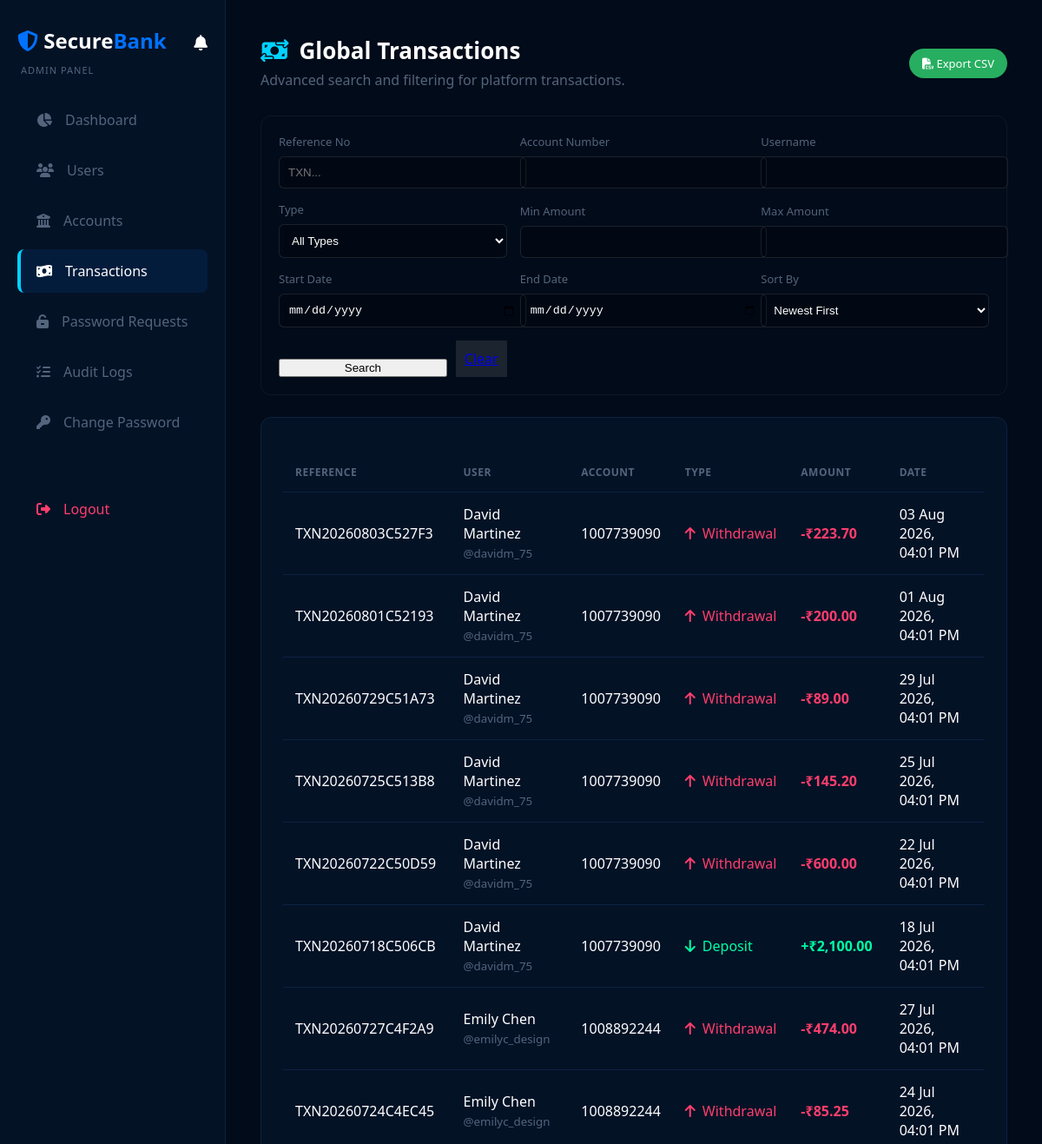
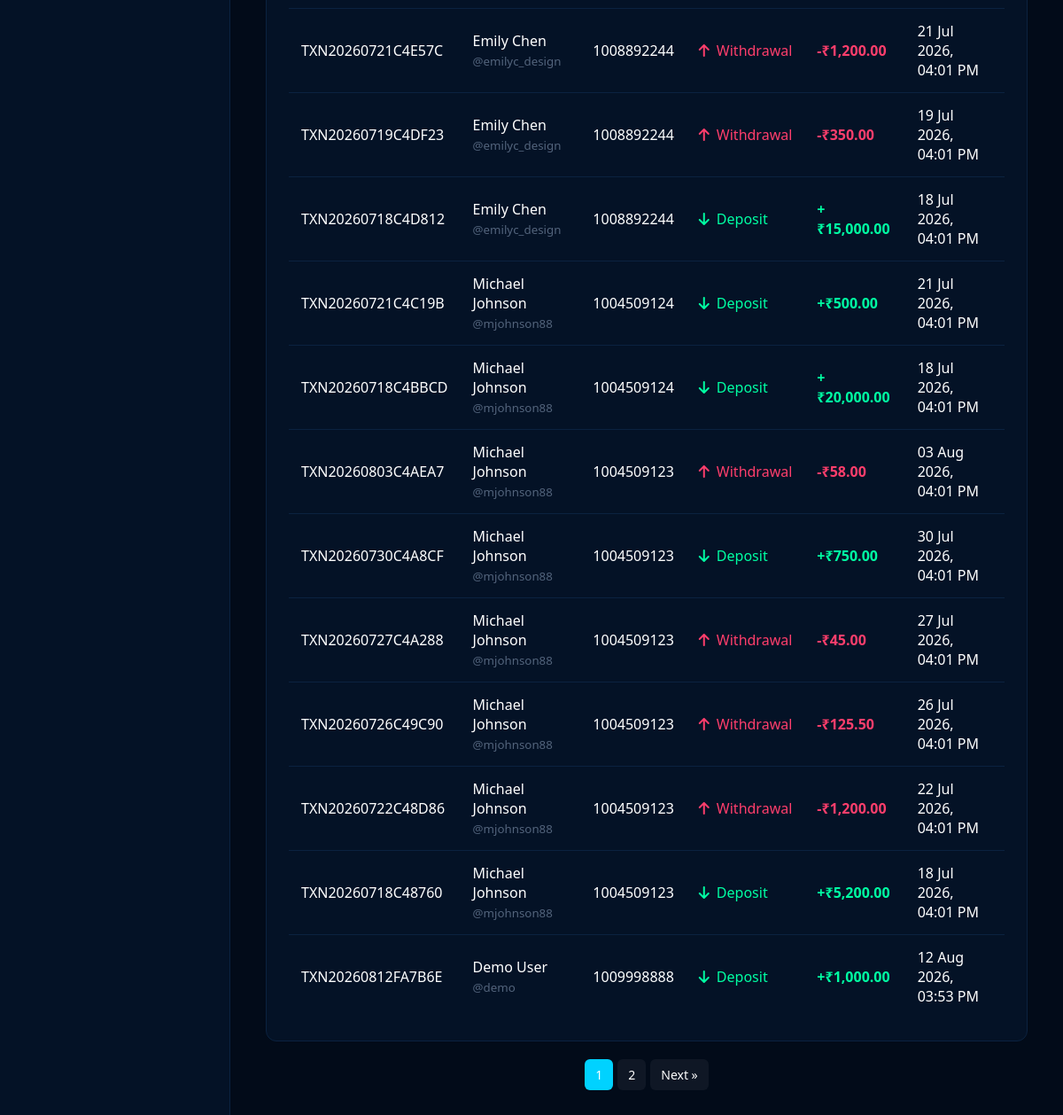
The app's page /admin/transactions.php (signed in) with its own data (2 pictures, top to bottom).
### tables this page shows
CREATE TABLE `transactions` (
  `transaction_id` int(11) NOT NULL,
  `account_id` int(11) NOT NULL,
  `type` enum('deposit','withdraw','transfer_in','transfer_out') NOT NULL,
  `amount` decimal(15,2) NOT NULL,
  `balance_after` decimal(15,2) NOT NULL,
  `reference_no` varchar(30) NOT NULL,
  `note` varchar(255) DEFAULT NULL,
  `related_account_id` int(11) DEFAULT NULL,
  `created_at` timestamp NOT NULL DEFAULT current_timestamp()
);

CREATE TABLE `users` (
  `user_id` int(11) NOT NULL,
  `full_name` varchar(100) NOT NULL,
  `email` varchar(150) NOT NULL,
  `phone` varchar(15) NOT NULL,
  `address` text DEFAULT NULL,
  `dob` date DEFAULT NULL,
  `profile_photo` varchar(255) DEFAULT 'default.png',
  `username` varchar(50) NOT NULL,
  `password` varchar(255) NOT NULL,
  `status` enum('active','blocked') DEFAULT 'active',
  `last_login` timestamp NULL DEFAULT NULL,
  `created_at` timestamp NOT NULL DEFAULT current_timestamp(),
  `updated_at` timestamp NOT NULL DEFAULT current_timestamp() ON UPDATE current_timestamp()
);

CREATE TABLE `accounts` (
  `account_id` int(11) NOT NULL,
  `user_id` int(11) NOT NULL,
  `account_number` varchar(20) NOT NULL,
  `balance` decimal(15,2) NOT NULL DEFAULT 0.00,
  `pin` varchar(255) NOT NULL,
  `status` enum('active','frozen','closed') DEFAULT 'active',
  `account_type` enum('savings','checking','current') DEFAULT 'savings',
  `created_at` timestamp NOT NULL DEFAULT current_timestamp(),
  `updated_at` timestamp NOT NULL DEFAULT current_timestamp() ON UPDATE current_timestamp()
);

### includes/functions.php (called while the page is built, shortened)
<?php
function formatCurrency($amount) { return '₹' . number_format($amount, 2); }

### admin/transactions.php (the view, shortened to what this page needs)
<?php
require 'auth.php';
$limit = 20;
$page = isset($_GET['page']) && is_numeric($_GET['page']) ? (int)$_GET['page'] : 1;
$offset = ($page - 1) * $limit;
$f_txn_id = trim($_GET['txn_id'] ?? '');
$f_acc_no = trim($_GET['account_number'] ?? '');
$f_username = trim($_GET['username'] ?? '');
$f_min = trim($_GET['min_amount'] ?? '');
$f_max = trim($_GET['max_amount'] ?? '');
$f_start = trim($_GET['start_date'] ?? '');
$f_end = trim($_GET['end_date'] ?? '');
$f_sort = trim($_GET['sort'] ?? 'newest');
$where = ["1=1"];
$params = [];
$types = "";
$order_by = "t.transaction_id DESC";
$where_clause = implode(" AND ", $where);
$base_sql = "
    FROM transactions t
    JOIN accounts a ON t.account_id = a.account_id
    JOIN users u ON a.user_id = u.user_id
    WHERE $where_clause
";
$count_sql = "SELECT COUNT(*) as c " . $base_sql;
$stmt_c = mysqli_prepare($conn, $count_sql);
mysqli_stmt_execute($stmt_c);
$total_rows = mysqli_fetch_assoc(mysqli_stmt_get_result($stmt_c))['c'];
$total_pages = ceil($total_rows / $limit);
$sql = "SELECT t.*, u.full_name, u.username, a.account_number " . $base_sql . " ORDER BY " . $order_by . " LIMIT ? OFFSET ?";
$stmt = mysqli_prepare($conn, $sql);
$types_fetch = $types . "ii";
$params_fetch = $params;
$params_fetch[] = $limit;
$params_fetch[] = $offset;
if ($types_fetch) mysqli_stmt_bind_param($stmt, $types_fetch, ...$params_fetch);
mysqli_stmt_execute($stmt);
$r = mysqli_stmt_get_result($stmt);
$exportUrl = '?' . http_build_query(array_merge($_GET, ['export' => 'csv']));
function txnMeta($type) {
    switch ($type) {
        case 'deposit':      return ['label' => 'Deposit',      'sign' => '+', 'class' => 'status-deposit',  'icon' => 'fa-arrow-down'];
        case 'withdraw':     return ['label' => 'Withdrawal',   'sign' => '-', 'class' => 'status-withdraw', 'icon' => 'fa-arrow-up'];
    }
}
?>
<!DOCTYPE html>
<html lang="en">
<head>
    <link rel="stylesheet" href="../assets/css/premium-theme.css">
    <link rel="stylesheet" href="../assets/css/app-theme.css">
    <link rel="stylesheet" href="https://cdnjs.cloudflare.com/ajax/libs/font-awesome/6.4.0/css/all.min.css">
</head>
<body>
<div class="dashboard-container">
    <?php include __DIR__ . '/partials/sidebar.php'; ?>
    <main class="main-content">
        <header class="page-header" style="display: flex; justify-content: space-between; align-items: center;">
            <div>
                <h1><i class="fa-solid fa-money-bill-transfer" style="color: var(--accent-blue);"></i> Global Transactions</h1>
                <p>Advanced search and filtering for platform transactions.</p>
            </div>
            <div>
                <a href="<?= $exportUrl ?>" class="btn" style="background: #27ae60; color: white; padding: 8px 15px; text-decoration: none; border-radius: 20px; font-size: 13px;">
                    <i class="fa-solid fa-file-csv"></i> Export CSV
                </a>
            </div>
        </header>
        <div class="filter-card">
            <form method="GET" class="filter-form">
                <div>
                    <label>Reference No</label>
                    <input type="text" name="txn_id" value="<?= htmlspecialchars($f_txn_id) ?>" placeholder="TXN...">
                </div>
                <div>
                    <label>Account Number</label>
                    <input type="text" name="account_number" value="<?= htmlspecialchars($f_acc_no) ?>">
                </div>
                <div>
                    <label>Username</label>
                    <input type="text" name="username" value="<?= htmlspecialchars($f_username) ?>">
                </div>
                <div>
                    <label>Type</label>
                    <select name="type">
                        <option value="">All Types</option>
                    </select>
                </div>
                <div>
                    <label>Min Amount</label>
                    <input type="number" step="0.01" name="min_amount" value="<?= htmlspecialchars($f_min) ?>">
                </div>
                <div>
                    <label>Max Amount</label>
                    <input type="number" step="0.01" name="max_amount" value="<?= htmlspecialchars($f_max) ?>">
                </div>
                <div>
                    <label>Start Date</label>
                    <input type="date" name="start_date" value="<?= htmlspecialchars($f_start) ?>">
                </div>
                <div>
                    <label>End Date</label>
                    <input type="date" name="end_date" value="<?= htmlspecialchars($f_end) ?>">
                </div>
                <div>
                    <label>Sort By</label>
                    <select name="sort">
                        <option value="newest" <?= $f_sort==='newest'?'selected':'' ?>>Newest First</option>
                    </select>
                </div>
                <div style="display:flex; gap:10px; align-items:flex-end;">
                    <button type="submit" class="btn" style="flex:1;">Search</button>
                    <a href="transactions.php" class="btn" style="background: rgba(255,255,255,0.1); padding: 10px;">Clear</a>
                </div>
            </form>
        </div>
        <div class="table-container">
            <table>
                <thead>
                    <tr>
                        <th>Reference</th>
                        <th>User</th>
                        <th>Account</th>
                        <th>Type</th>
                        <th>Amount</th>
                        <th>Date</th>
                    </tr>
                </thead>
                <tbody>
                <?php $count = 0; while ($t = mysqli_fetch_assoc($r)): $count++; $meta = txnMeta($t['type']); ?>
                    <tr>
                        <td><?= htmlspecialchars($t['reference_no']) ?></td>
                        <td><?= htmlspecialchars($t['full_name']) ?><br><small style="color:var(--text-muted)">@<?= htmlspecialchars($t['username']) ?></small></td>
                        <td><?= htmlspecialchars($t['account_number']) ?></td>
                        <td>
                            <span class="txn-type <?= $meta['class'] ?>">
                                <i class="fa-solid <?= $meta['icon'] ?>"></i> <?= $meta['label'] ?>
                            </span>
                        </td>
                        <td class="<?= $meta['class'] ?>" style="font-weight:600;"><?= $meta['sign'] ?><?= formatCurrency($t['amount']) ?></td>
                        <td><?= date('d M Y, h:i A', strtotime($t['created_at'])) ?></td>
                    </tr>
                <?php endwhile; ?>
                </tbody>
            </table>
        </div>
        <?php if ($total_pages > 1): ?>
        <div class="pagination">
            <?php
                $qs = $_GET;
                unset($qs['page']);
                $base_qs = http_build_query($qs);
                $base_qs = $base_qs ? '&'.$base_qs : '';
                $start_page = max(1, $page - 2);
                $end_page = min($total_pages, $page + 2);
                for ($i = $start_page; $i <= $end_page; $i++) {
                    $active_class = $i === $page ? 'active' : '';
                    echo '<a href="?page='.$i.$base_qs.'" class="'.$active_class.'">'.$i.'</a>';
                }
                if ($page < $total_pages) echo '<a href="?page='.($page+1).$base_qs.'">Next &raquo;</a>';
            ?>
        </div>
        <?php endif; ?>
    </main>
</div>
</body>
</html>

### assets/css/premium-theme.css (style rules this page uses)
:root { --bg-dark: #020b19; --bg-card: #041226; --primary-glow: #0072ff; --accent-blue: #00d2ff; --text-main: #ffffff; --text-muted: #53647c; --border-color: #0b2240; }
body { background-color: var(--bg-dark); color: var(--text-main); font-family: 'Segoe UI', Roboto, sans-serif; margin: 0; padding: 0; }

### assets/css/app-theme.css (style rules this page uses)
.dashboard-container { display: grid; grid-template-columns: 260px 1fr; min-height: 100vh; }
.main-content { padding: 40px; overflow-y: auto; }
.page-header { display: flex; align-items: center; justify-content: space-between; flex-wrap: wrap; gap: 15px; margin-bottom: 30px; }
.page-header h1 { margin: 0; font-size: 26px; display: flex; align-items: center; gap: 12px; }
.page-header p { color: var(--text-muted); margin: 5px 0 0 0; }
.table-container { background: var(--bg-card); border: 1px solid var(--border-color); border-radius: 12px; padding: 25px; min-width: 0; overflow-x: auto; }
table { width: 100%; border-collapse: collapse; margin-top: 15px; min-width: 500px; }
th, td { text-align: left; padding: 14px; border-bottom: 1px solid var(--border-color); }
th { color: var(--text-muted); font-weight: 600; font-size: 12px; text-transform: uppercase; letter-spacing: .5px; }
tr:last-child td { border-bottom: none; }
.status-deposit { color: #00ffa3; }
.status-withdraw { color: #ff3e6c; }
.txn-type { display: flex; align-items: center; gap: 8px; }
.stat-card, .table-container, .profile-card, .flow-card, .form-card, .balance-pill, .alert-flash, .quick-action { transition: transform 0.8s cubic-bezier(0.34, 1.56, 0.64, 1), box-shadow 0.8s ease, border-color 0.8s ease !important; }
body { transition: background-color 1s ease; }

### admin/transactions.php (style rules this page uses)
.filter-card { background: var(--surface-light); padding: 20px; border-radius: 12px; margin-bottom: 25px; border: 1px solid rgba(255,255,255,0.05); }
.filter-form { display: grid; grid-template-columns: repeat(auto-fill, minmax(200px, 1fr)); gap: 15px; align-items: flex-end; }
.filter-form label { display: block; margin-bottom: 8px; color: var(--text-muted); font-size: 13px; }
.filter-form input, .filter-form select { width: 100%; padding: 10px; border-radius: 6px; border: 1px solid rgba(255,255,255,0.1); background: rgba(0,0,0,0.2); color: white; }
.pagination { display: flex; gap: 5px; justify-content: center; margin-top: 20px; }
.pagination a, .pagination span { padding: 8px 12px; background: rgba(255,255,255,0.05); color: white; text-decoration: none; border-radius: 6px; font-size: 14px; }
.pagination a.active { background: var(--accent-blue); }

### records on screen
transactions: reference_no "TXN20260803C527F3", users.full_name "David Martinez", users.username "davidm_75", account.account_number "1007739090", type "Withdrawal", type "-", amount "₹223.70", created_at "03 Aug 2026, 04:01 PM"
transactions: reference_no "TXN20260801C52193", users.full_name "David Martinez", users.username "davidm_75", account.account_number "1007739090", type "Withdrawal", type "-", amount "₹200.00", created_at "01 Aug 2026, 04:01 PM"
transactions: reference_no "TXN20260729C51A73", users.full_name "David Martinez", users.username "davidm_75", account.account_number "1007739090", type "Withdrawal", type "-", amount "₹89.00", created_at "29 Jul 2026, 04:01 PM"
transactions: reference_no "TXN20260725C513B8", users.full_name "David Martinez", users.username "davidm_75", account.account_number "1007739090", type "Withdrawal", type "-", amount "₹145.20", created_at "25 Jul 2026, 04:01 PM"
transactions: reference_no "TXN20260722C50D59", users.full_name "David Martinez", users.username "davidm_75", account.account_number "1007739090", type "Withdrawal", type "-", amount "₹600.00", created_at "22 Jul 2026, 04:01 PM"
transactions: reference_no "TXN20260718C506CB", users.full_name "David Martinez", users.username "davidm_75", account.account_number "1007739090", type "Deposit", type "+", amount "₹2,100.00", created_at "18 Jul 2026, 04:01 PM"
transactions: reference_no "TXN20260727C4F2A9", users.full_name "Emily Chen", users.username "emilyc_design", account.account_number "1008892244", type "Withdrawal", type "-", amount "₹474.00", created_at "27 Jul 2026, 04:01 PM"
transactions: reference_no "TXN20260724C4EC45", users.full_name "Emily Chen", users.username "emilyc_design", account.account_number "1008892244", type "Withdrawal", type "-", amount "₹85.25", created_at "24 Jul 2026, 04:01 PM"
transactions: reference_no "TXN20260721C4E57C", users.full_name "Emily Chen", users.username "emilyc_design", account.account_number "1008892244", type "Withdrawal", type "-", amount "₹1,200.00", created_at "21 Jul 2026, 04:01 PM"
transactions: reference_no "TXN20260719C4DF23", users.full_name "Emily Chen", users.username "emilyc_design", account.account_number "1008892244", type "Withdrawal", type "-", amount "₹350.00", created_at "19 Jul 2026, 04:01 PM"
transactions: reference_no "TXN20260718C4D812", users.full_name "Emily Chen", users.username "emilyc_design", account.account_number "1008892244", type "Deposit", type "+", amount "₹15,000.00", created_at "18 Jul 2026, 04:01 PM"
transactions: reference_no "TXN20260721C4C19B", users.full_name "Michael Johnson", users.username "mjohnson88", account.account_number "1004509124", type "Deposit", type "+", amount "₹500.00", created_at "21 Jul 2026, 04:01 PM"
transactions: reference_no "TXN20260718C4BBCD", users.full_name "Michael Johnson", users.username "mjohnson88", account.account_number "1004509124", type "Deposit", type "+", amount "₹20,000.00", created_at "18 Jul 2026, 04:01 PM"
transactions: reference_no "TXN20260803C4AEA7", users.full_name "Michael Johnson", users.username "mjohnson88", account.account_number "1004509123", type "Withdrawal", type "-", amount "₹58.00", created_at "03 Aug 2026, 04:01 PM"
transactions: reference_no "TXN20260730C4A8CF", users.full_name "Michael Johnson", users.username "mjohnson88", account.account_number "1004509123", type "Deposit", type "+", amount "₹750.00", created_at "30 Jul 2026, 04:01 PM"
transactions: reference_no "TXN20260727C4A288", users.full_name "Michael Johnson", users.username "mjohnson88", account.account_number "1004509123", type "Withdrawal", type "-", amount "₹45.00", created_at "27 Jul 2026, 04:01 PM"
transactions: reference_no "TXN20260726C49C90", users.full_name "Michael Johnson", users.username "mjohnson88", account.account_number "1004509123", type "Withdrawal", type "-", amount "₹125.50", created_at "26 Jul 2026, 04:01 PM"
transactions: reference_no "TXN20260722C48D86", users.full_name "Michael Johnson", users.username "mjohnson88", account.account_number "1004509123", type "Withdrawal", type "-", amount "₹1,200.00", created_at "22 Jul 2026, 04:01 PM"
transactions: reference_no "TXN20260718C48760", users.full_name "Michael Johnson", users.username "mjohnson88", account.account_number "1004509123", type "Deposit", type "+", amount "₹5,200.00", created_at "18 Jul 2026, 04:01 PM"
transactions: reference_no "TXN20260812FA7B6E", users.full_name "Demo User", users.username "demo", account.account_number "1009998888", type "Deposit", type "+", amount "₹1,000.00", created_at "12 Aug 2026, 03:53 PM"

### other values on screen
$item[2] "Dashboard"
$item[2] "Users"
$item[2] "Accounts"
$item[2] "Transactions"
$item[2] "Password Requests"
$item[2] "Audit Logs"
$item[2] "Change Password"
